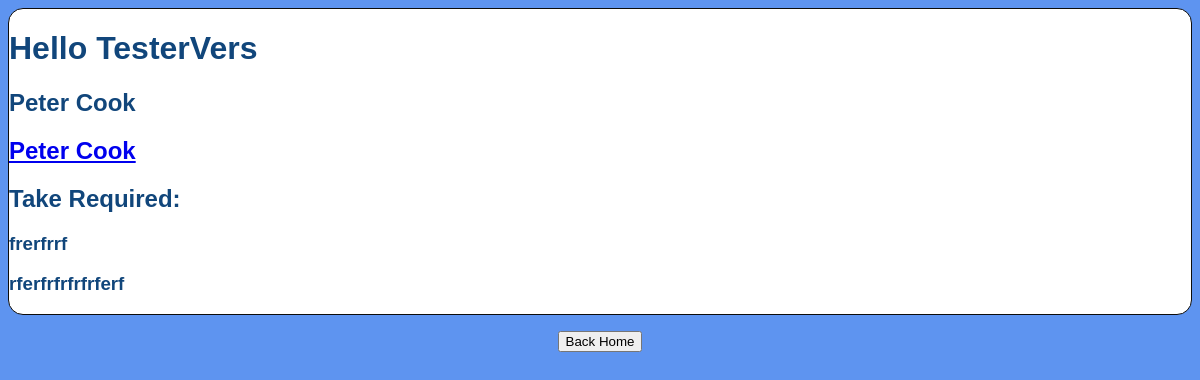
Before: /recipes/3/ with the older database file.
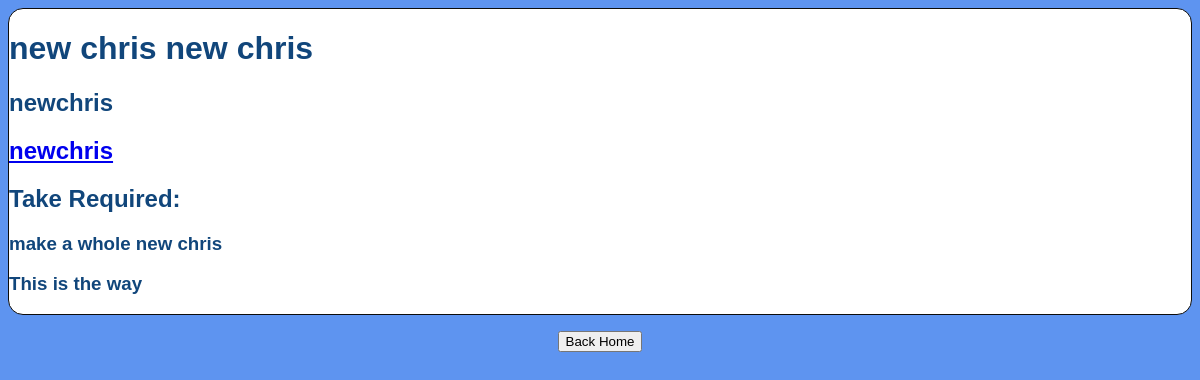
After: the same page with the newer database file.
### recipe/models.py (models this page shows, shortened)
class RecipeItem(models.Model):
    title = models.CharField(max_length=50)
    author = models.ForeignKey(Author, on_delete=models.CASCADE)
    description = models.TextField()
    date = models.DateTimeField(default=timezone.now)
    time = models.CharField(max_length=30)
    instructions = models.TextField()

class Author(models.Model):
    user = models.OneToOneField(to=User, on_delete=models.CASCADE, default=None)
    name = models.CharField(max_length=50, default=None)
    bio = models.TextField()
    favorite = models.ManyToManyField(
        'RecipeItem',
        related_name='favorite',
        default = None,
        blank=True,
        symmetrical=False
        )
    def __str__(self):
        return self.name

### recipe/views.py (the view)
# urls.py: path('recipes/<int:id>/', views.recipe_details, name="recipe_details"),
def recipe_details(request, id):
    recipe = RecipeItem.objects.get(id=id)
    if request.user.is_authenticated:
        current_author = request.user.author.favorite.all()
        return render(request, "recipe_details.html", {"recipe": recipe, "current_author": current_author})
    return render(request, "recipe_details.html", {"recipe": recipe})

### recipe/templates/recipe_details.html (shortened to what this page needs)
{% load static %}
<head>
    <link rel="stylesheet" type="text/css" href="{% static 'css/index.css' %}">
</head>
<div class="card">
    <h1>{{ recipe.title }}</h1>
    <h2>{{ recipe.author }}</h2>
    <h2><a href="{% url 'author_details' id=recipe.id %}"> {{ recipe.author }}</a></h2>
    <h2>Take Required: {{ recipe.time }}</h2>
    <h3>{{ recipe.description }}</h3>
    <h3>{{ recipe.instructions }}</h3>
</div>
<p>
  <a href="{% url 'homepage' %}"><button>Back Home</button></a>
</p>

Changed rows visible on the page:
changed RecipeItem: title "Hello TesterVers" → "new chris new chris"; author "Peter Cook" → "newchris"; description "frerfrrf" → "make a whole new chris"; instructions "rferfrfrfrfrferf" → "This is the way"
